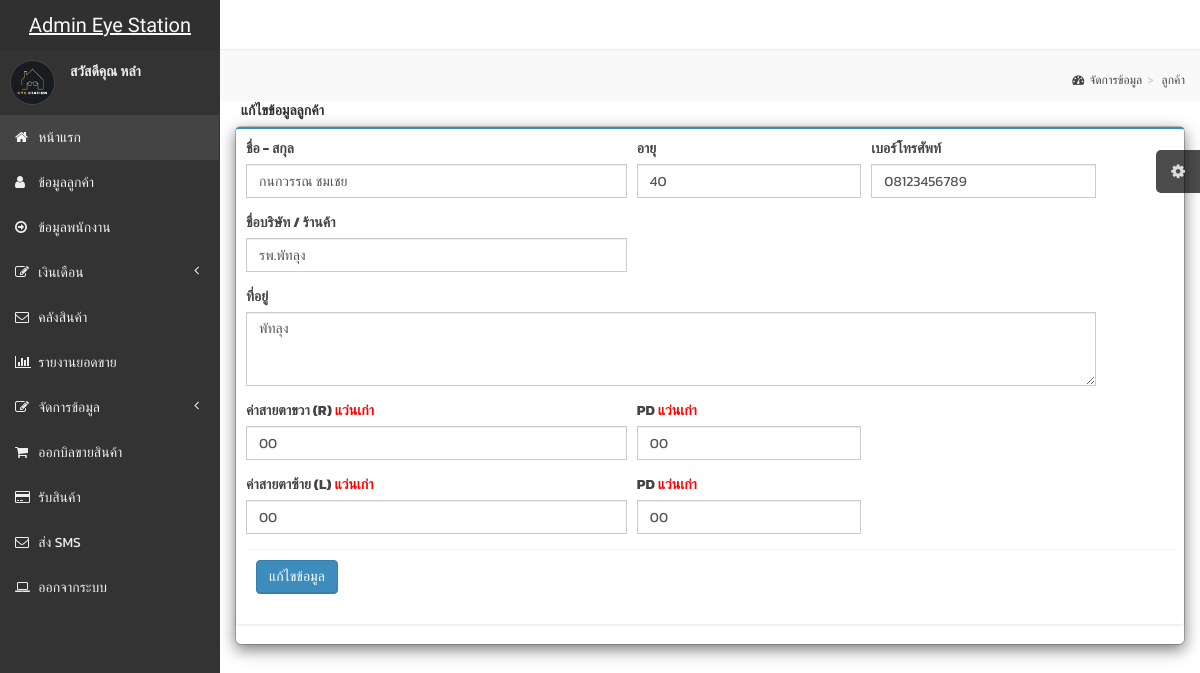
Page /admin/edit_cus1.php?cus=20 (signed in) on the committed database.
### tables this page shows
CREATE TABLE `customer` (
  `id_cus` int(10) NOT NULL,
  `name_cus` varchar(100) NOT NULL,
  `age` varchar(5) NOT NULL,
  `tel` varchar(50) NOT NULL,
  `address` varchar(100) NOT NULL,
  `email` varchar(50) NOT NULL,
  `company` varchar(50) NOT NULL,
  `r_old` varchar(30) NOT NULL,
  `pdr_old` varchar(5) NOT NULL,
  `l_old` varchar(30) NOT NULL,
  `pdl_old` varchar(5) NOT NULL
);

### admin/edit_cus1.php (the view, shortened to what this page needs)
<?php session_start();
if($_SESSION['level'] == '1'){ ?>
<!DOCTYPE html>
<html>
    <head>
        <link rel="stylesheet" href="https://cdn.jsdelivr.net/npm/bootstrap@4.5.3/dist/css/bootstrap.min.css" type="text/css"/>
        <link href="css/bootstrap.min.css" rel="stylesheet" type="text/css" />
        <link href="css/font-awesome.min.css" rel="stylesheet" type="text/css" />
        <link href="css/ionicons.min.css" rel="stylesheet" type="text/css" />
        <link href="css/morris/morris.css" rel="stylesheet" type="text/css" />
        <link href="css/jvectormap/jquery-jvectormap-1.2.2.css" rel="stylesheet" type="text/css" />
        <link href="css/fullcalendar/fullcalendar.css" rel="stylesheet" type="text/css" />
        <link href="css/daterangepicker/daterangepicker-bs3.css" rel="stylesheet" type="text/css" />
        <link href="css/bootstrap-wysihtml5/bootstrap3-wysihtml5.min.css" rel="stylesheet" type="text/css" />
        <link href="css/AdminLTE.css" rel="stylesheet" type="text/css" />
    </head>
    <body class="skin-black">
<?php
include "header.php";
?>
        <div class="wrapper row-offcanvas row-offcanvas-left">
            <?php
include "menu.php";
?>
            <aside class="right-side">
                <section class="content-header">
                    <h1>
                    </h1>
                    <ol class="breadcrumb">
                        <li><a href="#"><i class="fa fa-dashboard"></i>จัดการข้อมูล</a></li>
                        <li><a href="#">ลูกค้า</a></li>
                    </ol>
                </section>
              <div class="col-md-12">
                <label>&nbsp;&nbsp;แก้ไขข้อมูลลูกค้า</label>
              <div class="modal-content" >
              <div class="box box-primary">
              <div class="box-header">
              <form action="edit_cus2.php" name="form1" method="post">
                <?php
                 $cus = $_GET["cus"];
                include "../server.php";
                $sql = "SELECT * FROM customer WHERE id_cus ='$cus'";
                $query = mysqli_query($objCon,$sql);
                while($result=mysqli_fetch_array($query,MYSQLI_ASSOC)){
              ?>
                                <form role="form">
                                    <div class="box-body">
                                    <div class="form-row">
                                        <div class="form-group col-md-5 ">
                                            <label for="user_name">ชื่อ - สกุล</label>
                                            <input type="text" class="form-control" name="name" placeholder="ชื่อ - สกุล" value="<?php echo $result["name_cus"]; ?>" >
                                        </div>
                                        <div class="form-group col-md-3 ">
                                            <label for="age">อายุ</label>
                                            <input type="text" class="form-control" name="age" placeholder="อายุ" value="<?php echo $result["age"]; ?>" >
                                        </div>
                                        <div class="form-group col-md-3">
                                            <label for="tel">เบอร์โทรศัพท์</label>
                                            <input type="text" class="form-control" name="tel" placeholder="xxx-xxxxxxx" value="<?php echo $result["tel"]; ?>">
                                        </div>
                                        <div class="form-group col-md-5 ">
                                            <label for="company">ชื่อบริษัท / ร้านค้า</label>
                                            <input type="text" class="form-control" name="company" placeholder="ชื่อบริษัท หรือ ร้านค้า" value="<?php echo $result["company"]; ?>" >
                                        </div>
                                        <div class="form-group col-md-11">
                                            <label for="address">ที่อยู่</label>
                                            <textarea type="text" class="form-control" name="address" rows="3" ><?php echo $result["address"]; ?></textarea>
                                        </div>
                                        <div class="form-group col-md-5 ">
                                            <label for="right">ค่าสายตาขวา (R) <font color="red"> แว่นเก่า</font></label>
                                            <input type="text" class="form-control" name="right_old" placeholder="สั้น x เอียง x องศา" autocomplete="off" value="<?php echo $result["r_old"]; ?>">
                                        </div>
                                        <div class="form-group col-md-3 ">
                                            <label for="pdr">PD <font color="red"> แว่นเก่า</font></label>
                                            <input type="text" class="form-control" name="pdr_old" placeholder="xx" autocomplete="off" value="<?php echo $result["pdr_old"]; ?>">
                                        </div>
                                        <div class="form-group col-md-5 ">
                                            <label for="left">ค่าสายตาซ้าย (L) <font color="red"> แว่นเก่า</font></label>
                                            <input type="text" class="form-control" name="left_old" placeholder="สั้น x เอียง x องศา" autocomplete="off" value="<?php echo $result["l_old"]; ?>">
                                        </div>
                                        <div class="form-group col-md-3 ">
                                            <label for="pdl">PD <font color="red"> แว่นเก่า</font></label>
                                            <input type="text" class="form-control" name="pdl_old" placeholder="xx" autocomplete="off" value="<?php echo $result["pdl_old"]; ?>">
                                        </div>
                                    </div>
                                    <div class="box-footer">
                                        <button type="submit" class="btn btn-primary">แก้ไขข้อมูล</button>
                                        </div>
                                    </div>
                                </form>
                                </div>
                           <?php } ?>
    </body>
</html>
<?php }else{
    echo "<script>";
    echo "alert(\"คุณไม่มีสิทธิ์เข้าสู่ระบบ\");";
    echo "</script>";
    echo "<meta http-equiv='refresh' content='0;url=../index.php'>";
}
?>

### admin/menu.php (shortened to what this page needs)
<div class="left-side sidebar-offcanvas">
<section class="sidebar">
    <div class="user-panel">
        <div class="pull-left image">
            <img src="img/eye.jpg" class="img-circle" alt="User Image" />
        </div>
        <div class="pull-left info">
            <p>สวัสดีคุณ <?php echo $name; ?> </br></p>
        </div>
    </div>
    <ul class="sidebar-menu">
        <?php if ($_SESSION['level'] == '1') { ?>
            <li class="active">
                <a href="index.php">
                    <i class="fa fa-home"></i> <span>หน้าแรก</span>
                </a>
            </li>
        <?php } ?>
        <?php if (($_SESSION['level'] == '1') || ($_SESSION['level'] == '2')) { ?>
            <li>
                <a href="customer.php">
                    <i class="fa fa-user"></i> <span>ข้อมูลลูกค้า</span>
                </a>
            </li>
        <?php } ?>
        <?php if ($_SESSION['level'] == '1') { ?>
            <li>
                <a href="employee.php">
                    <i class="fa fa-arrow-circle-o-right"></i> <span>ข้อมูลพนักงาน</span>
                </a>
            </li>
            <li class="treeview">
                <a href="#">
                    <i class="fa fa-edit"></i>
                    <span>เงินเดือน</span>
                    <i class="fa fa-angle-left pull-right"></i>
                </a>
            </li>
            <li>
                <a href="stock.php">
                    <i class="fa fa-envelope-o"></i> <span>คลังสินค้า</span>
                </a>
            </li>
            <li>
                <a href="report_sale.php">
                    <i class="fa fa-bar-chart-o"></i> <span>รายงานยอดขาย</span>
                </a>
            </li>
            <li class="treeview">
                <a href="#">
                    <i class="fa fa-edit"></i>
                    <span>จัดการข้อมูล</span>
                    <i class="fa fa-angle-left pull-right"></i>
                </a>
            </li>
        <?php } ?>
        <?php if (($_SESSION['level'] == '1') || ($_SESSION['level'] == '2')) { ?>
            <li>
                <a href="select_sale.php">
                    <i class="fa fa-shopping-cart"></i> <span>ออกบิลขายสินค้า</span>
                </a>
            </li>
            <li>
                <a href="select_recive.php">
                    <i class="fa fa-credit-card"></i> <span>รับสินค้า</span>
                </a>
            </li>
            <li>
                <a href="https://sms2.911itwist.com/htdocs/Login.html" target="blank">
                    <i class="fa fa-envelope-o"></i> <span>ส่ง SMS</span>
                </a>
            </li>
        <?php } ?>
        <li>
            <a href="../logout.php">
                <i class="fa fa-laptop"></i> <span>ออกจากระบบ</span>
            </a>
        </li>
        </div>

### admin/edit_cus1.php (style rules this page uses)
body { font-family: 'Athiti', sans-serif; font-family: 'Kanit', sans-serif; }

### admin/header.php (style rules this page uses)
body { font-family: 'Athiti', sans-serif; font-family: 'Kanit', sans-serif; }

### admin/menu.php (style rules this page uses)
body { font-family: 'Athiti', sans-serif; font-family: 'Kanit', sans-serif; }

### rows in the picture
customer: name "กนกวรรณ ชมเชย", age "40", tel "08123456789", company "รพ.พัทลุง", address "พัทลุง", right_old "00", pdr_old "00", left_old "00", pdl_old "00"

### other values in the picture
$name "หลำ"
